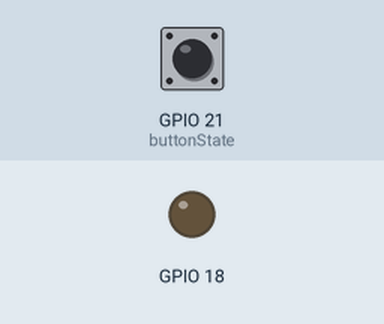
Bench run of a program on a simulated Raspberry Pi (BCM pin numbers). On the bench: output pins drawn as LEDs (lit = HIGH). The inputs (shaded band) are chosen by the test bench; at power-on: GPIO 21 (buttonState) LOW. What the program prints to the terminal is not drawn.

Above: at 1.2 s.
1.3 s: GPIO 21 (buttonState) pulled HIGH for 0.15 s
At 1.37 s:
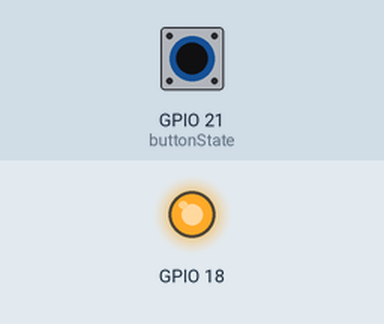
2.9 s: GPIO 21 (buttonState) pulled HIGH for 3.2 s
At 7.4 s:
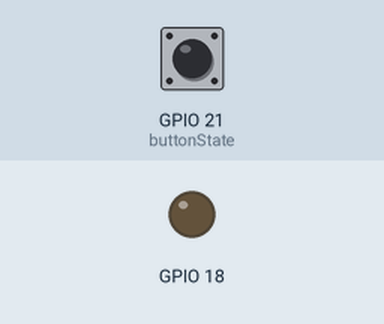
Timing chart, 0 to 8.9 s (numbered marks = the images above; inputs shaded):
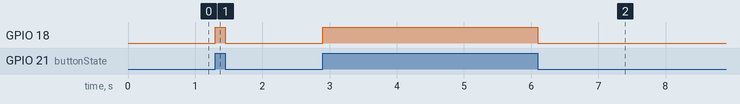

The program:

ex02_button.py
```python
import RPi.GPIO as gp

gp.setmode(gp.BCM)

gp.setup(21,gp.IN)  # 21번 핀에 연결된 모듈은 Sensor다.
gp.setup(18,gp.OUT)
while True:
    buttonState = gp.input(21)
    print('buttonState: {}'.format(buttonState))

    gp.output (18,buttonState)
#    if buttonState ==1:
#        gp.output(21, 1)
#    else:
#        gp.output(21,gp.0)
        
```

Measured:
- after the input at 1.3 s, GPIO 18: LOW → HIGH at once, → LOW 0.15 s later
- after the input at 2.9 s, GPIO 18: LOW → HIGH at once, → LOW 3.2 s later
